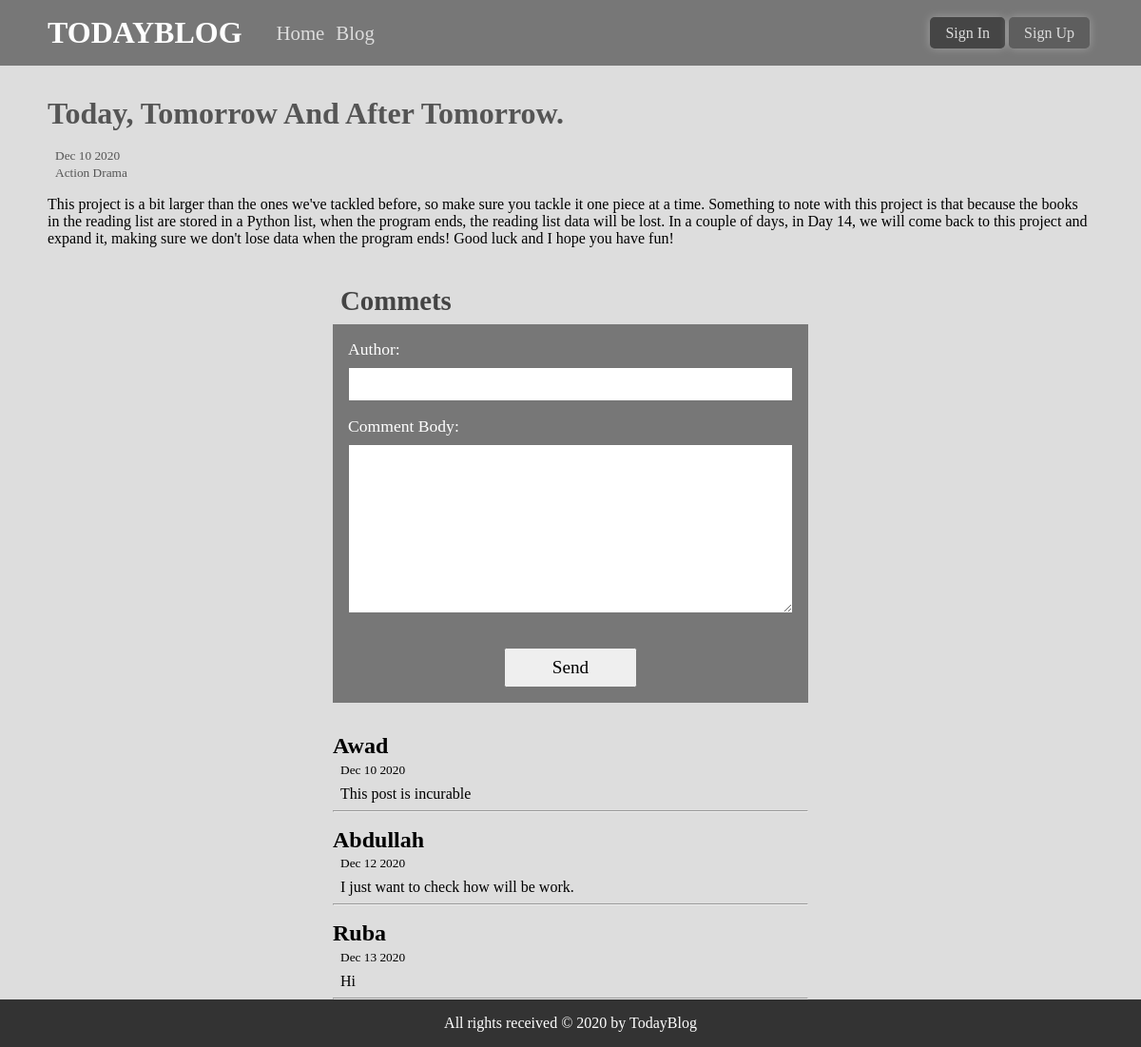
The page /blog/post/1/ on the database as committed earlier.
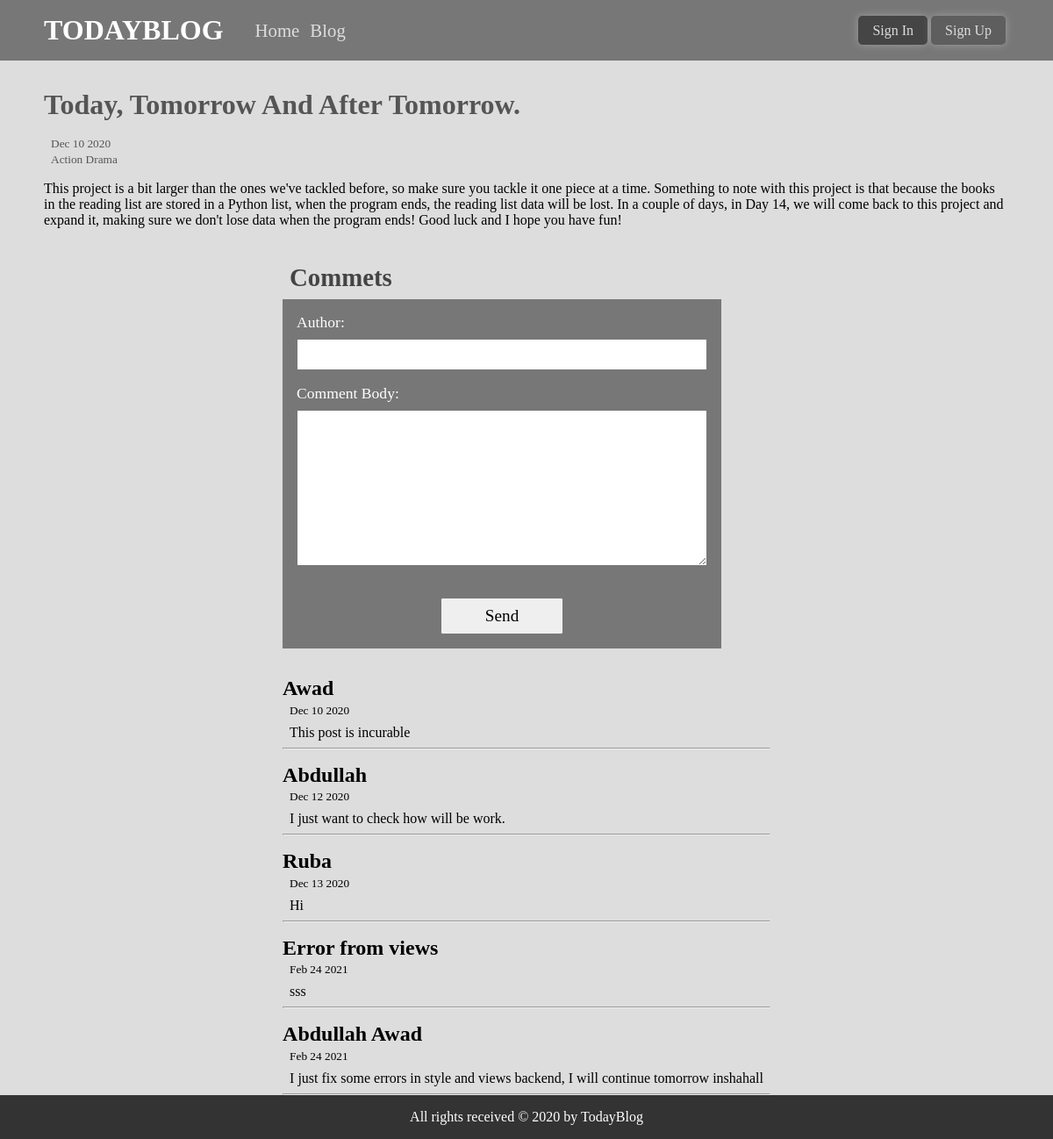
The same page on the database as committed later.
### blogApp/models.py (models this page shows, shortened)
class Post(models.Model):
    title = models.CharField(verbose_name='title' , max_length=50)
    body = models.TextField(verbose_name='body')
    created_on = models.DateTimeField(verbose_name='created on' , auto_now_add=True)
    last_modified = models.DateTimeField(verbose_name='last modified' , auto_now=True)
    categories = models.ManyToManyField(Category, verbose_name=("categories"), related_name='posts')

class Category(models.Model):
    name = models.CharField(verbose_name='gategory', max_length=20)
    def __str__(self):
        return self.name

class Comment(models.Model):
    author = models.CharField(verbose_name=("author"), max_length=20)
    body = models.TextField(verbose_name=("comment body"))
    created_on = models.DateTimeField(verbose_name=("created on"), auto_now_add=True)
    post = models.ForeignKey(Post, verbose_name=("post"), on_delete=models.CASCADE)

### blogApp/views.py (the view)
# urls.py: path('post/<int:pk>/', post_detail, name = 'post_detail')
def post_detail(request, pk):
    post = get_object_or_404(Post, pk=pk)
    form = CommentFormModel()
    if request.method == 'POST':
        author = request.POST.get('author')
        body = request.POST.get('body')
        Comment.objects.create(author=author, body=body, post=post, created_on=datetime.now())
    context = {
        'object':post,
        'form': form
    }
    return render(request, 'blogApp/post_detail.html', context=context)

### blogApp/models.py
class CommentFormModel(ModelForm):
    class Meta:
        model = Comment
        fields = ['author', 'body']

### templates/blogApp/post_detail.html (shortened to what this page needs)
{% extends 'base.html' %}
{% block content %}
    <div class="post-box-detail">
        <h2>{{object.title|title}}</h2>
        <small class='post-date'>{{object.created_on|date:'M j Y'}}</small>
        <br>
        <small class='post-categories'>{{object.categories.all|join:"&nbsp;"}}</small>
        <p>{{object.body}}</p>
    </div>
    <div class="comment-box">
        <h3 class='comment-heading'>Commets</h3>
        <form method="post">
            {{ form }}
            <input type="submit" value="Send">
        </form>
        {% for comment in object.comment_set.all %}
            <h5>{{comment.author}}</h5>
            <small class='comment-date'>{{comment.created_on|date:'M j Y'}}</small>
            <p class='comment-body' >{{comment.body}}</p>
            <hr>
        {% endfor %}
    </div>
{% endblock content %}

### templates/base.html (shortened to what this page needs)
<!DOCTYPE html>
<html lang="en">
<head>
    {% load static %}
    <link rel="stylesheet" href="{% static 'css/style.css' %}">
</head>
<body>
    <header id="main-header">
        <div class="container">
            <h1 id="logo"><a href="#">TodayBlog</a></h1>
            <nav id="main-nav">
                <ul>
                    <li><a class='btn-nav' href="{% url 'pages:home' %}">Home</a></li>
                    <li><a class='btn-nav' href="{% url 'blogApp:post_list' %}">Blog</a></li>
                    {% if user.is_authenticated  %}
                        <li class='user-area'>Hi {{ user }}</li>
                    {% else %}
                        <li class='user-area'>
                            <a href="" class="btn-sign in">Sign In</a>
                            <a href="" class="btn-sign up">Sign Up</a>
                        </li>
                    {% endif %}
                </ul>
            </nav>
        </div>
    </header>
    <main>
        <div class="container flex-center">
            {% block content %}{% endblock content %}
        </div>
    </main>
    <footer id="main-footer">
        <div class="container">
            <p>All rights received &copy 2020 by TodayBlog</p>
        </div>
    </footer>
</body>
</html>

### static/css/style.css (style rules this page uses)
* { margin: 0; padding: 0; box-sizing: border-box; font-family: 'cascadia code'; }
body { background-color: #ddd; }
.flex-center { display: flex; flex-direction: column; align-items: center; justify-content: center; }
.container { max-width: 1100px; margin: auto; }
#main-header { background-color: #777; padding: 1rem; }
#main-header .container { position: relative; display: flex; align-items: center; justify-content: flex-start; }
#logo { text-transform: uppercase; padding-right: 2rem; }
#logo a { text-decoration: none; color:white; }
#main-nav ul li.user-area { position: absolute; right: 0; top: 50%; transform: translateY(-50%); }
#main-nav ul li { display: inline-block; padding: 0 0.25rem; }
#main-nav ul li a { text-decoration: none; color: #ddd; font-size: 1.3rem; transition: color 0.3s ease-in-out; }
#main-nav ul li a.btn-sign { padding: 0.5rem 1rem; font-size: 1rem; border: none; border-radius: 5px; box-shadow: 0 0 10px rgba(255, 255, 255, 0.3); }
#main-nav ul li a.btn-sign.in { background-color: hsl(0, 0%, 27%); }
#main-nav ul li a.btn-sign.up { background-color: hsl(0, 0%, 37%); }
main { min-height: 87vh; }
#main-footer { background-color: #333; color: white; padding: 1rem; text-align: center; }
h2 { padding: 1rem 0; font-size: 2rem; color: #555; }
.post-box-detail { padding: 1rem 0; margin-bottom: 1rem; }
.post-box-detail small { padding-left: 0.5rem; color: #555; }
.post-box-detail p { padding-top: 1rem; }
h3.comment-heading { font-size: 1.8rem; padding: 0.5rem; color: #444; }
form { padding: 1rem; background-color: #777; color: #333; width: 500px; margin-bottom: 2rem; }
form label { color: white; font-size: 1.1rem; text-transform: capitalize; padding-bottom: 0.5rem; display: block; }
form input, form textarea { width: 100%; padding: 8px; margin-bottom: 1rem; }
form input[type='submit'] { width: 30%; display: block; cursor: pointer; margin: auto; margin-top: 1rem; font-size: 1.2rem; }
h5 { font-size: 1.5rem; margin-top: 1rem; padding-bottom: 0.1rem; }
.comment-date { padding-left: 0.5rem; }
.comment-body { padding: 0.5rem; }

Rows that differ between the two databases and show on the page:
added Comment: author "Error from views", created_on "Feb 24 2021", body "sss"
added Comment: author "Abdullah Awad", created_on "Feb 24 2021", body "I just fix some errors in style and views backend, I will continue tomorrow inshahall"
